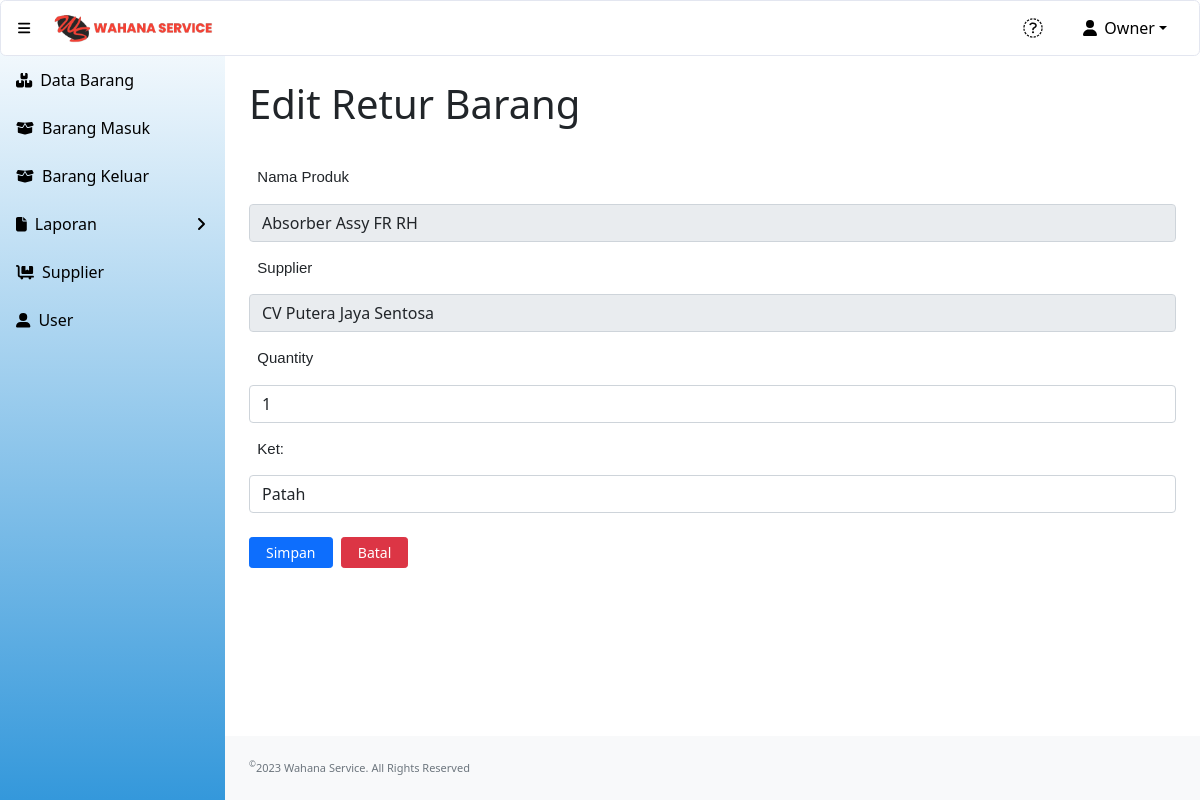
/update_retur.php?id_retur=1 (signed in), run on the app's committed database.
### tables this page shows
CREATE TABLE `produk` (
  `id_produk` int(11) NOT NULL,
  `nama_produk` varchar(100) NOT NULL,
  `jenis_barang` varchar(100) NOT NULL,
  `qty` int(10) NOT NULL,
  `harga` int(10) NOT NULL,
  `min_qty` int(11) NOT NULL
);

CREATE TABLE `retur_barang` (
  `id_retur` int(11) NOT NULL,
  `id_produk` int(11) NOT NULL,
  `id_supplier` int(11) NOT NULL,
  `tanggal` date NOT NULL DEFAULT current_timestamp(),
  `quantity` int(11) NOT NULL,
  `deskripsi` varchar(150) NOT NULL,
  `status` enum('Diajukan','Diambil','Selesai') NOT NULL,
  `id` int(11) NOT NULL
);

CREATE TABLE `supplier` (
  `id_supplier` int(11) NOT NULL,
  `nama_supplier` varchar(120) NOT NULL,
  `alamat` varchar(300) NOT NULL,
  `no_telp` varchar(20) NOT NULL
);

### update_retur.php (the view, shortened to what this page needs)
<?php
include "conn.php";
?>
<!DOCTYPE html>
<html lang="en">
    <head>
        <link href="https://cdn.jsdelivr.net/npm/simple-datatables@latest/dist/style.css" rel="stylesheet" />
        <link href="css/styles.css" rel="stylesheet" />
    </head>
    <?php
        $id_retur=$_GET['id_retur'];
        $sSQL=" select * from retur_barang r, supplier s, produk p where r.id_retur = '$id_retur' and r.id_supplier=s.id_supplier  and r.id_produk=p.id_produk limit 1";
        $result=mysqli_query($koneksi, $sSQL);
        if (mysqli_num_rows($result) > 0)
        {
            while ($row=mysqli_fetch_assoc($result))
            {
                $nama_supplier = $row['nama_supplier'];
                $quantity= $row['quantity'];
                $deskripsi= $row['deskripsi'];
            }
        }
    ?>
    <body class="sb-nav-fixed">
    <?php include "head.php"; ?>
        <div id="layoutSidenav">
        <?php include "menu.php"; ?>
            </div>
            <div id="layoutSidenav_content">
                <div class="container-fluid px-4">
                    <h1 class="mt-4" style="padding-bottom:15px";>Edit Retur Barang</h1>
                    <form action="submit_update_retur.php" class="form" method="post">
                    <label-form for="nama_produk">&nbsp;
                        Nama Produk
                    </label-form>
                    <input id="nama_produk" class="form-control" type="text" name="nama_produk" value="<?php echo $nama_produk;?>" readonly/>
                    <label-form for="supplier">&nbsp;
                        Supplier
                    </label-form>
                    <input id="nama_supplier" class="form-control" type="text" name="nama_supplier" value="<?php echo $nama_supplier;?>" readonly/>
                    <label-form for="quantity">&nbsp;
                        Quantity
                    </label-form>
                    <input id="quantity" class="form-control" type="number" min="1" name="quantity" value="<?php echo $quantity;?>" required/>
                    <label-form for="ket">&nbsp;
                        Ket:
                    </label-form>
                    <input id="deskripsi" class="form-control" type="text" name="deskripsi" value="<?php echo $deskripsi;?>" required/>
                        <div class="form-group">
                            <div class="col-sm-10">
                                <input type="submit" name="simpan" value="Simpan" class="btn btn-sm btn-primary" />&nbsp;
	                            <a href="retur.php" class="btn btn-sm btn-danger">Batal </a>
                            </div>
                        </div>
                    </form>
                </div>
                <footer class="py-4 bg-light mt-auto">
                    <div class="container-fluid px-4">
                        <div class="d-flex align-items-center justify-content-between small">
                            <div class="text-muted"><sup>&copy;</sup>2023 Wahana Service. All Rights Reserved</div>
                        </div>
                    </div>
                </footer>
            </div>
    </body>
</html>

### data on the page
produk: nama_produk "Absorber Assy FR RH"
retur_barang: nama_supplier "CV Putera Jaya Sentosa", quantity "1", deskripsi "Patah"

### other printed values
$_SESSION['fullname'] "Owner"
